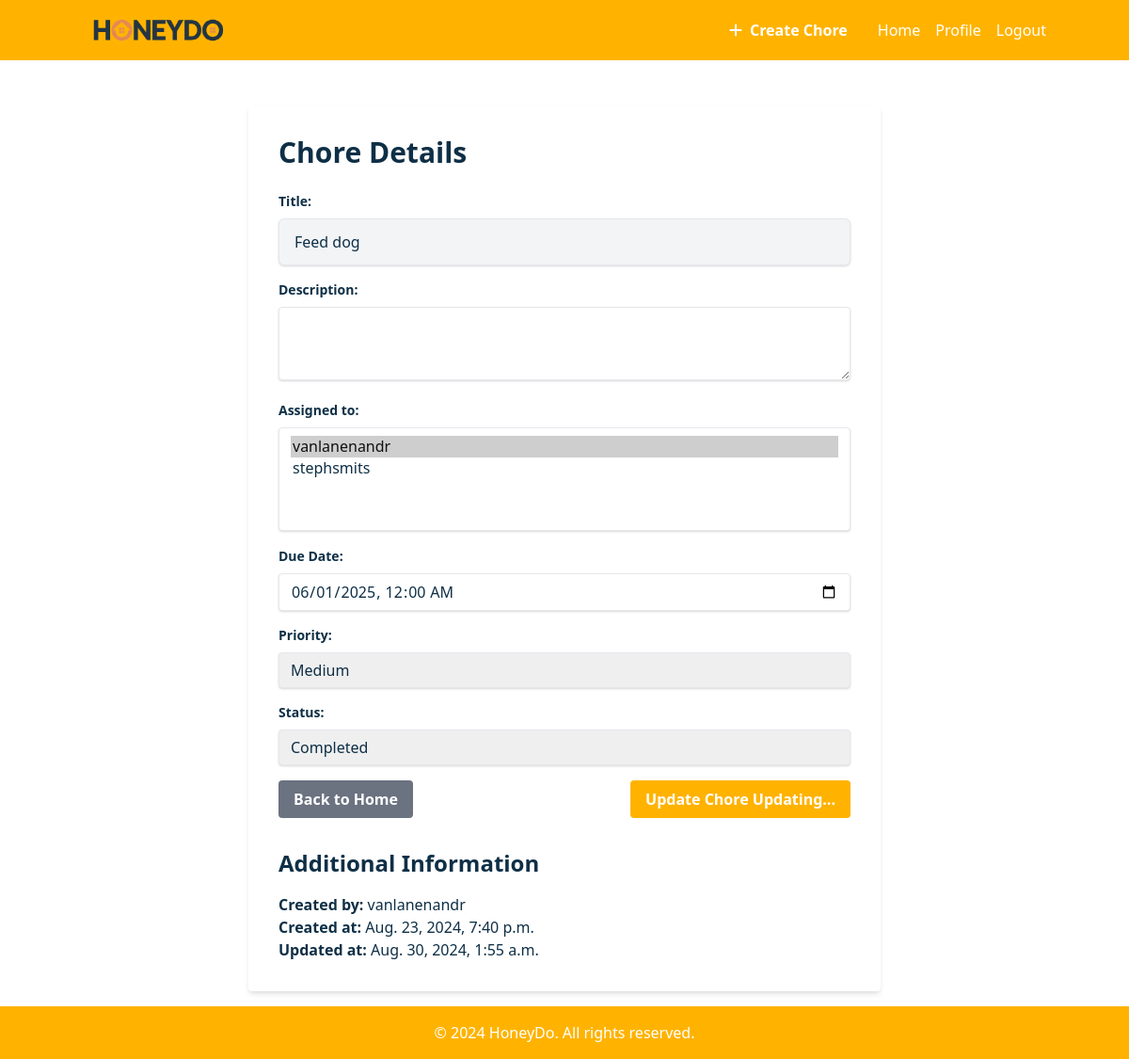
/chore/1/ (signed in), run on the app's committed database.
### App/models.py (models this page shows, shortened)
class Chore(models.Model):
    PRIORITY_CHOICES = [
        (1, 'Low'),
        (2, 'Medium'),
        (3, 'High'),
    ]
    STATUS_CHOICES = [
        ('pending', 'Pending'),
        ('in_progress', 'In Progress'),
        ('completed', 'Completed'),
    ]
    title = models.CharField(max_length=200)
    description = models.TextField(blank=True)
    created_by = models.ForeignKey(User, on_delete=models.CASCADE, related_name='created_chores')
    assigned_to = models.ManyToManyField(User, related_name='assigned_chores')
    created_at = models.DateTimeField(auto_now_add=True)
    updated_at = models.DateTimeField(auto_now=True)  # Add this line
    due_date = models.DateTimeField(null=True, blank=True)
    priority = models.IntegerField(choices=PRIORITY_CHOICES, default=2)
    status = models.CharField(max_length=20, choices=STATUS_CHOICES, default='pending')
    points = models.IntegerField(default=1)
    completed_at = models.DateTimeField(null=True, blank=True)

### App/views.py (the view)
# urls.py: path('chore/<int:chore_id>/', views.chore_details, name='chore_details'),
@login_required
def chore_details(request, chore_id):
    chore = get_object_or_404(Chore, id=chore_id)
    if request.method == 'POST':
        form = ChoreForm(request.POST, instance=chore)
        if form.is_valid():
            form.save()
            return redirect('chore_details', chore_id=chore.id)
    else:
        form = ChoreForm(instance=chore)
    return render(request, 'chore_form.html', {
        'form': form,
        'chore': chore,
        'title': 'Chore Details',
        'submit_text': 'Update Chore',
        'loading_text': 'Updating'
    })

### App/templates/chore_form.html (shortened to what this page needs)
{% extends 'base.html' %}
{% block content %}
<div class="max-w-2xl mx-auto bg-white p-8 rounded shadow-md" x-data="choreForm()">
    <h1 class="text-3xl font-bold mb-6">{{ title }}</h1>
    <form method="post" x-on:submit="loading = true">
        <div class="mb-4">
            <label for="{{ form.title.id_for_label }}" class="block text-gray-700 text-sm font-bold mb-2">Title:</label>
            {{ form.title }}
        </div>
        <div class="mb-4">
            <label for="{{ form.description.id_for_label }}" class="block text-gray-700 text-sm font-bold mb-2">Description:</label>
            {{ form.description }}
        </div>
        <div class="mb-4">
            <label for="{{ form.assigned_to.id_for_label }}" class="block text-gray-700 text-sm font-bold mb-2">Assigned to:</label>
            {{ form.assigned_to }}
        </div>
        <div class="mb-4">
            <label for="{{ form.due_date.id_for_label }}" class="block text-gray-700 text-sm font-bold mb-2">Due Date:</label>
            {{ form.due_date }}
        </div>
        <div class="mb-4">
            <label for="{{ form.priority.id_for_label }}" class="block text-gray-700 text-sm font-bold mb-2">Priority:</label>
            {{ form.priority }}
        </div>
        <div class="mb-4">
            <label for="{{ form.status.id_for_label }}" class="block text-gray-700 text-sm font-bold mb-2">Status:</label>
            {{ form.status }}
        </div>
        <div class="flex items-center justify-between">
            <a href="{% url 'home' %}" class="bg-gray-500 hover:bg-gray-700 text-white font-bold py-2 px-4 rounded focus:outline-none focus:shadow-outline transition duration-300 ease-in-out">
                Back to Home
            </a>
            <button type="submit" class="bg-honey-dark hover:bg-honey-accent text-white font-bold py-2 px-4 rounded focus:outline-none focus:shadow-outline transition duration-300 ease-in-out" x-bind:disabled="loading">
                <span x-show="!loading">{{ submit_text }}</span>
                <span x-show="loading">{{ loading_text }}...</span>
            </button>
        </div>
    </form>
    {% if chore %}
    <div class="mt-8">
        <h2 class="text-2xl font-bold mb-4">Additional Information</h2>
        <p><strong>Created by:</strong> {{ chore.created_by.username }}</p>
        <p><strong>Created at:</strong> {{ chore.created_at }}</p>
        <p><strong>Updated at:</strong> {{ chore.updated_at }}</p>
    </div>
    {% endif %}
</div>
{% endblock %}

### App/static/css/custom.css (style rules this page uses)
:root { --honey-light: #FFF8E1; --honey-medium: #FFE082; --honey-dark: #FFB300; --honey-accent: #FFA000; --text-dark: #0e2f46; --input-bg: #f3f4f6; }
.bg-honey-dark { background-color: var(--honey-dark); }
.text-navy { color: var(--text-dark); }
.text-gray-600, .text-gray-700, .text-gray-800, .text-gray-900 { color: var(--text-dark); }
input[type="text"], input[type="password"] { transition: border-color 0.15s ease-in-out, box-shadow 0.15s ease-in-out; background-color: var(--input-bg); width: 100%; padding: 0.75rem 1rem; padding-right: 2.5rem; font-size: 1rem; line-height: 1.5; border-radius: 0.375rem; }
html, body { height: 100%; overflow: hidden; }
body { display: flex; flex-direction: column; }

### data on the page
Chore: title "Feed dog", due_date "06/01/2025 00:00", priority "Medium", status "Completed", created_by.username "vanlanenandr", created_at "Aug. 23, 2024, 7:40 p.m.", updated_at "Aug. 30, 2024, 1:55 a.m."

### other printed values
{{ title }} "Chore Details"
{{ submit_text }} "Update Chore"
{{ loading_text }} "Updating"
